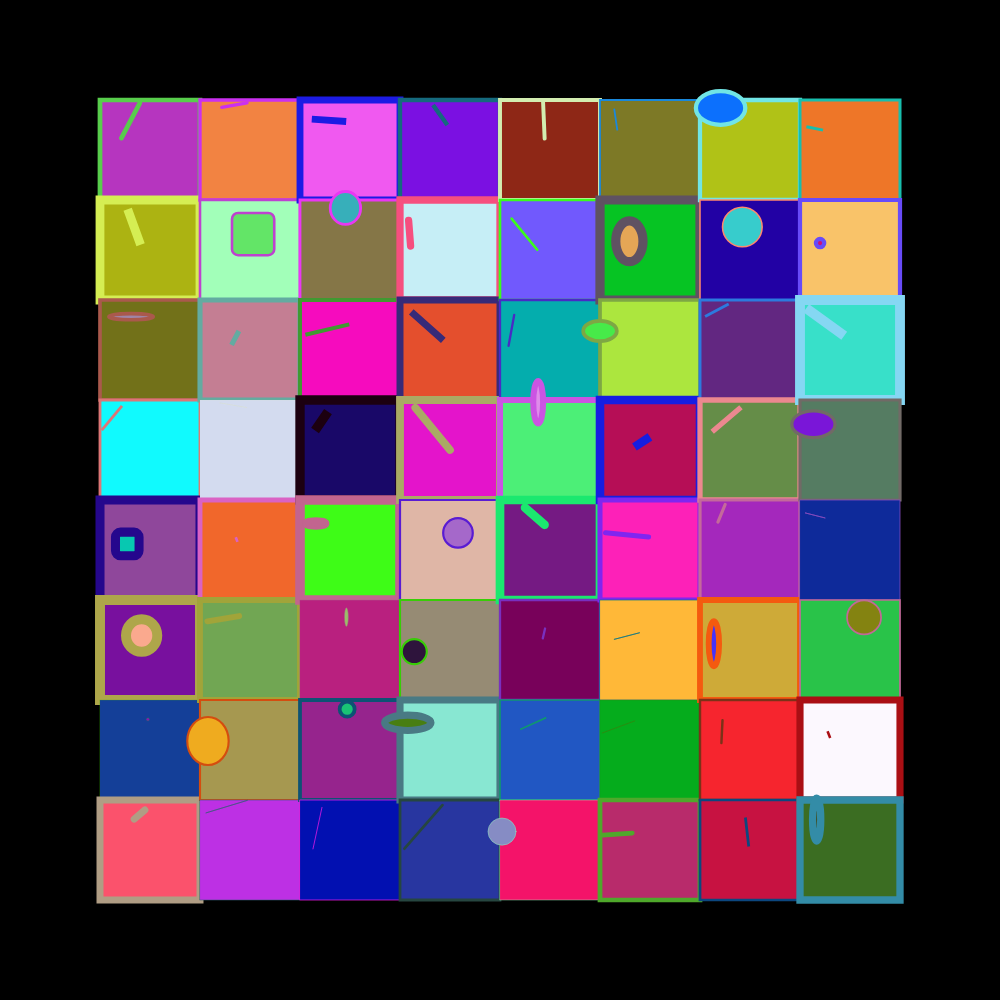
Frame 1 (no input)
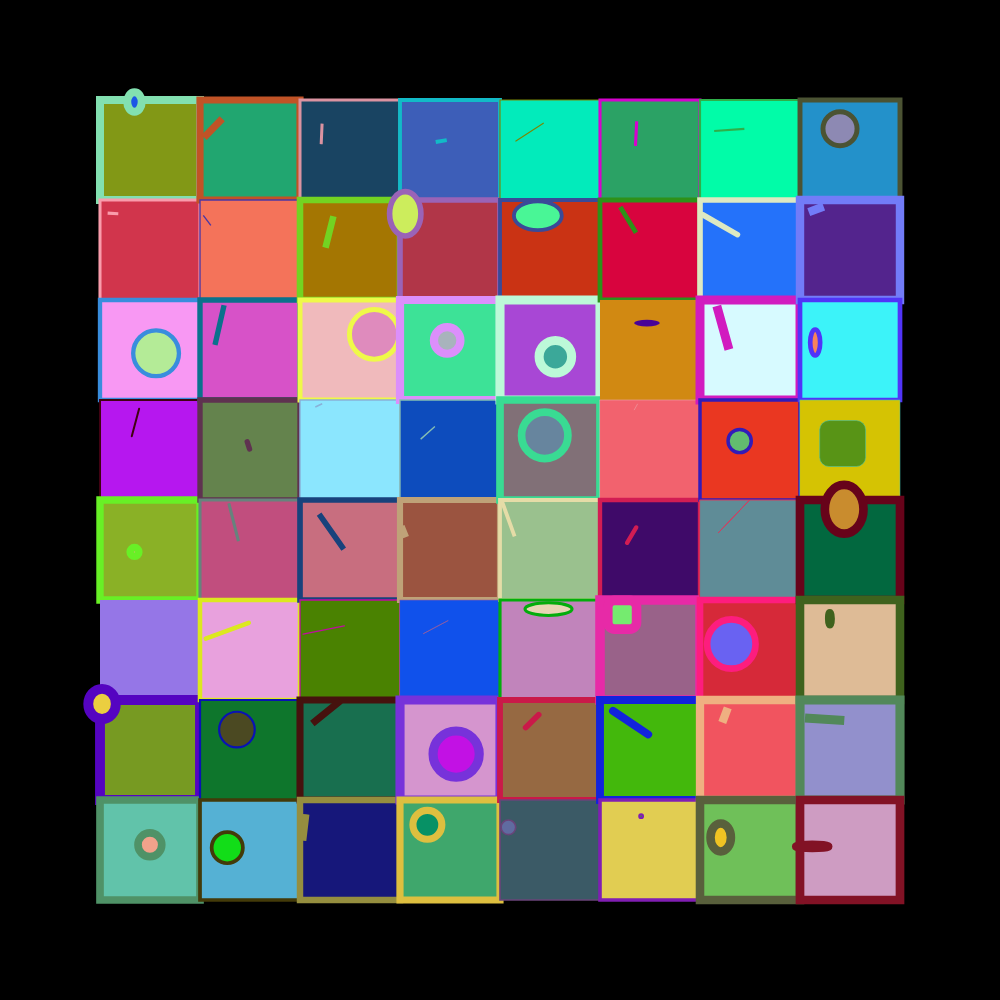
Frame 60 (no input)
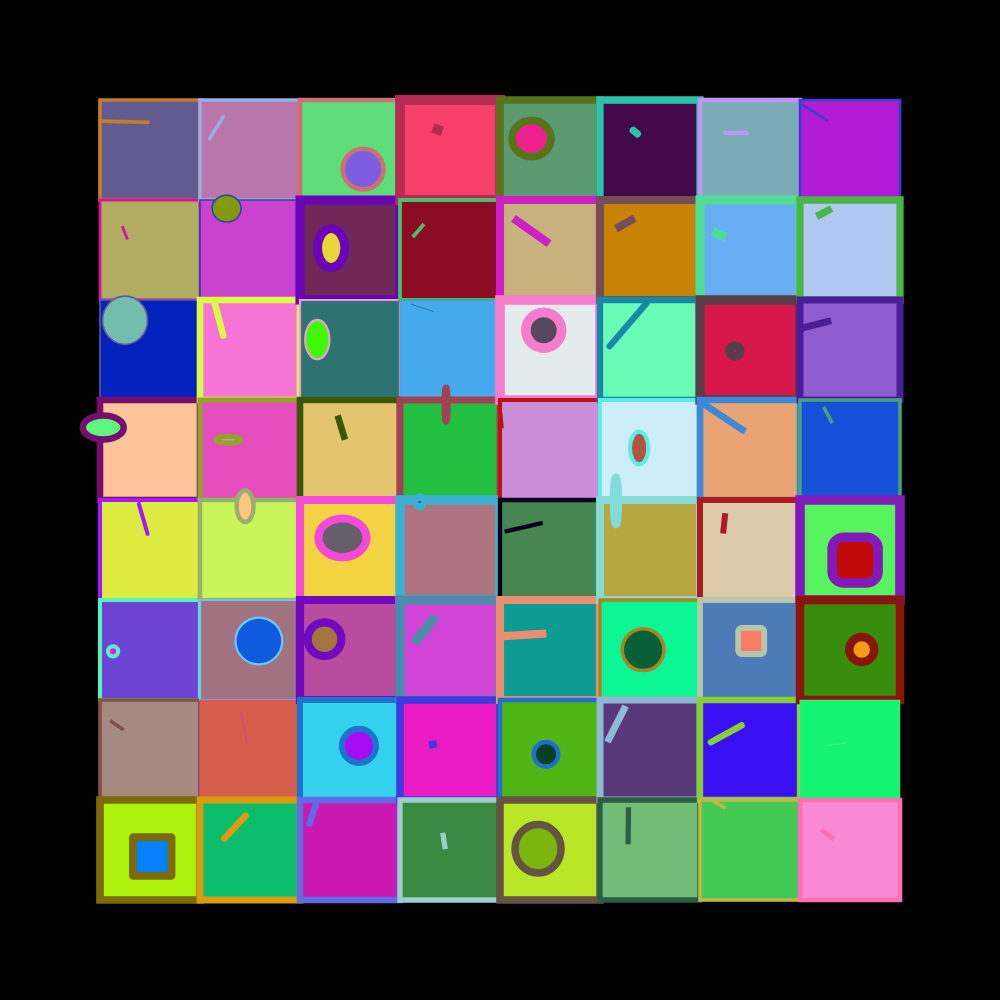
Frame 120 (the mouse pressed at the canvas centre since frame 60)

The p5.js sketch that drew these frames (run headless with seeded random() and noise() and a simulated clock; from frame 60 on, the mouse is pressed at the canvas centre):

// p5.js sketch
// ── sketch.js
function setup() {
  // create a canvas
  createCanvas(1000, 1000);

  // disable animation
  //noLoop();
}

function draw() {
  background(0);

  translate(100,100);
  for (let x = 0; x < 8; x++){
    for (let y = 0; y < 8; y++){
        push();
        translate(x * 100, y * 100);
        //setting random values for RBG for 3 different things
        let r = random(255);
        let b = random(255);
        let g = random(255);

        let r2 = random(255);
        let b2 = random(255);
        let g2 = random(255);

        let r3 = random(255);
        let b3 = random(255);
        let g3 = random(255);

        //fill the squares with a random rbg color
        fill(r,b,g);

        //a previous non working color picker I tried
        //fill(random([(129, 66, 245),(56, 53, 242),(33, 31, 153),(29, 28, 102),(9, 8, 87),(42, 90, 181),(63, 122, 235),(40, 163, 235)]));

        //adds an outline with a random color of the ones listed and thickness 1-10
        stroke(r2,b2,g2);
        //previous random color picker
        //stroke(random(["lime","blue","purple","red","orange","yellow","pink","teal"]));

        strokeWeight(random(10));

        rect(0,0,100,100);
        //chooses a random shape each loop to print inside our grid
        let shapeRandom = random([ellipse, square, quad, line, triangle]);
        //determines random values for x and y 
        let x2 = random(50);
        let y2 = random(50);
        //prints a shape with random width, height, color, fill, and thickness
        fill(r3,b3,g3);

        shapeRandom(random(50),random(50), x2, y2);

        pop();
   }
}
}
